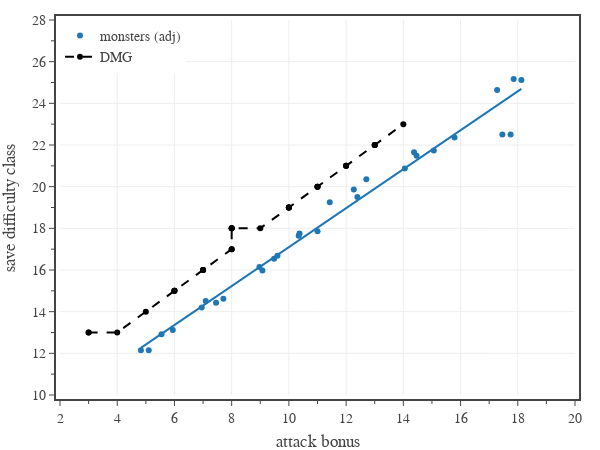

The code cell stored with this chart in its notebook:
### Code cell
# Fig. 4: plots average save DC vs AB for monsters and the DMG
# create figure
fig = go.Figure(
    layout=go.Layout(
        template=tfb.FIG_TEMPLATE,
        margin=dict(l=60, r=25, b=55, t=20, pad=4),
        xaxis=dict(
            title_text='attack bonus',
            range=[2,20],
            tick0=0, dtick=2,
            minor=dict(tick0=0, dtick=1),
        ),
        yaxis=dict(
            title_text='save difficulty class',
            range=[10,28],
            tick0=0, dtick=2,
            minor=dict(tick0=0, dtick=1),
        ),
        legend=dict(
            xanchor='left', yanchor='top',
            x=0.00, y=1.00,
            orientation='v',
            tracegroupgap=0,
        )
    )
)


# plot monster average
dfM = pd.read_csv('../../assets/data/monsters.csv')
dfM = dfM[['CR','AC','AB','adj AB','Save DC']].groupby(['CR']).mean().reset_index()
dfM = dfM[dfM['CR'].between(1, 30)]


plot_data_and_fit(
    fig, 
    dfM['adj AB'], dfM['Save DC'], 
    name='monsters (adj)',
    legendgroup='monsters (adj)',
    line=dict(color=COLOR_LIST[0]),
    hovertemplate=
        '<b>monsters (adj)</b><br>'
        'AB %{x:,.1f}<br>'+
        'Save DC %{y:,.1f}' + 
        '<extra></extra>'
)


# plot monster DMG targets
dfD = pd.read_csv('../../assets/data/dmg-targets.csv') # 'CR','PB','AC','AB','DC'
dfD = dfD[dfD['CR'].between(1, 30)]
fig.add_trace(go.Scatter(
    x=np.array(dfD['AB']), 
    y=np.array(dfD['DC']),
    mode='markers+lines', 
    name='DMG',
    legendgroup='DMG',
    line=dict(color='black', dash='dash'),
    hovertemplate=
        '<b>DMG</b><br>'
        'AB %{x:,.1f}<br>'+
        'Save DC %{y:,.1f}' + 
        '<extra></extra>'
))

# show figure
fig.update_layout(width=600, height=450)
fig.show(config=tfb.FIG_CONFIG)

# save figures
if SAVEFIGS:
    fig.update_layout(autosize=True, width=None, height=None)
    tfb.save_fig_html(fig, format='large', name=f'./fig-dc-vs-ab-large')
    tfb.save_fig_html(fig, format='small', name=f'./fig-dc-vs-ab-small')

### Figure 1 — Plotly figure (JSON) as saved in the notebook; plotly's stock layout.template omitted (floating-point values rounded to 4 significant figures)
{"data": [{"hovertemplate": "<b>monsters (adj)</b><br>AB %{x:,.1f}<br>Save DC %{y:,.1f}<extra></extra>", "legendgroup": "monsters (adj)", "line": {"color": "#1f77b4"}, "mode": "markers", "name": "monsters (adj)", "type": "scatter", "x": [4.828, 5.102, 5.549, 5.942, 6.954, 7.093, 7.454, 7.71, 9.075, 8.97, 9.6, 9.481, 10.37, 10.34, 11, 11.43, 12.39, 12.27, 12.71, 14.05, 14.46, 14.38, 15.06, 15.79, 17.46, 17.28, 18.12, 17.86, 17.75], "y": [12.14, 12.14, 12.91, 13.12, 14.2, 14.51, 14.43, 14.62, 15.98, 16.15, 16.69, 16.55, 17.75, 17.64, 17.86, 19.25, 19.5, 19.87, 20.36, 20.88, 21.48, 21.65, 21.74, 22.36, 22.5, 24.64, 25.12, 25.17, 22.5]}, {"hoverinfo": "skip", "hovertemplate": "<b>monsters (adj)</b><br>AB %{x:,.1f}<br>Save DC %{y:,.1f}<extra></extra>", "legendgroup": "monsters (adj)", "line": {"color": "#1f77b4", "dash": "solid"}, "mode": "lines", "name": "monsters (adj)", "showlegend": false, "type": "scatter", "x": [4.828, 5.102, 5.549, 5.942, 6.954, 7.093, 7.454, 7.71, 9.075, 8.97, 9.6, 9.481, 10.37, 10.34, 11, 11.43, 12.39, 12.27, 12.71, 14.05, 14.46, 14.38, 15.06, 15.79, 17.46, 17.28, 18.12, 17.86, 17.75], "y": [12.26, 12.52, 12.94, 13.3, 14.25, 14.38, 14.72, 14.96, 16.23, 16.14, 16.72, 16.61, 17.45, 17.42, 18.03, 18.43, 19.34, 19.22, 19.63, 20.89, 21.27, 21.19, 21.83, 22.51, 24.07, 23.9, 24.69, 24.44, 24.34]}, {"hovertemplate": "<b>DMG</b><br>AB %{x:,.1f}<br>Save DC %{y:,.1f}<extra></extra>", "legendgroup": "DMG", "line": {"color": "black", "dash": "dash"}, "mode": "markers+lines", "name": "DMG", "type": "scatter", "x": [3, 3, 4, 5, 6, 6, 6, 7, 7, 7, 8, 8, 8, 8, 8, 9, 10, 10, 10, 10, 11, 11, 11, 12, 12, 12, 13, 13, 13, 14], "y": [13, 13, 13, 14, 15, 15, 15, 16, 16, 16, 17, 17, 18, 18, 18, 18, 19, 19, 19, 19, 20, 20, 20, 21, 21, 21, 22, 22, 22, 23]}], "layout": {"height": 450, "legend": {"orientation": "v", "tracegroupgap": 0, "x": 0, "xanchor": "left", "y": 1, "yanchor": "top"}, "margin": {"b": 55, "l": 60, "pad": 4, "r": 25, "t": 20}, "width": 600, "xaxis": {"dtick": 2, "minor": {"dtick": 1, "tick0": 0}, "range": [2, 20], "tick0": 0, "title": {"text": "attack bonus"}}, "yaxis": {"dtick": 2, "minor": {"dtick": 1, "tick0": 0}, "range": [10, 28], "tick0": 0, "title": {"text": "save difficulty class"}}}}
